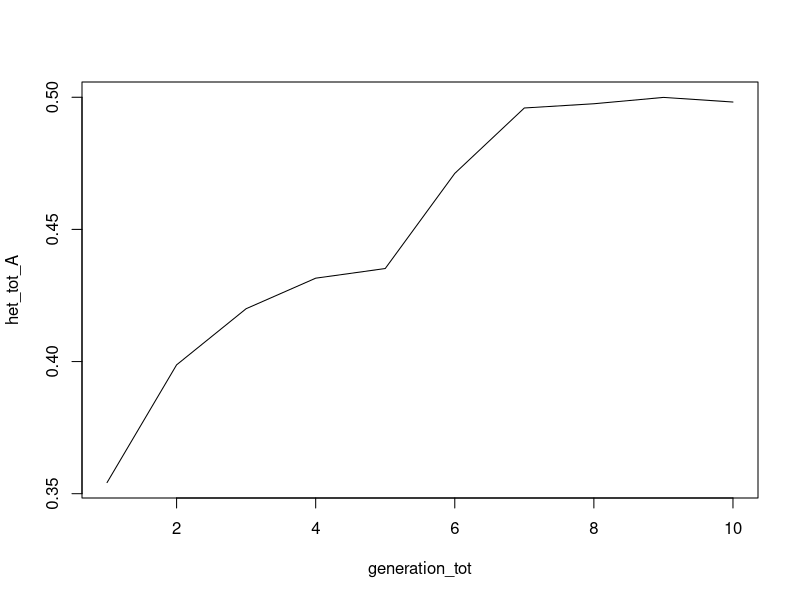
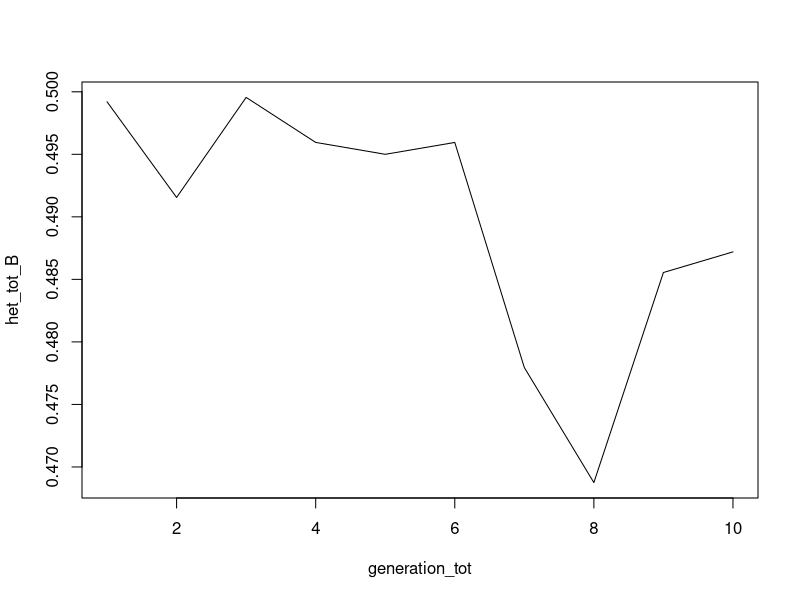
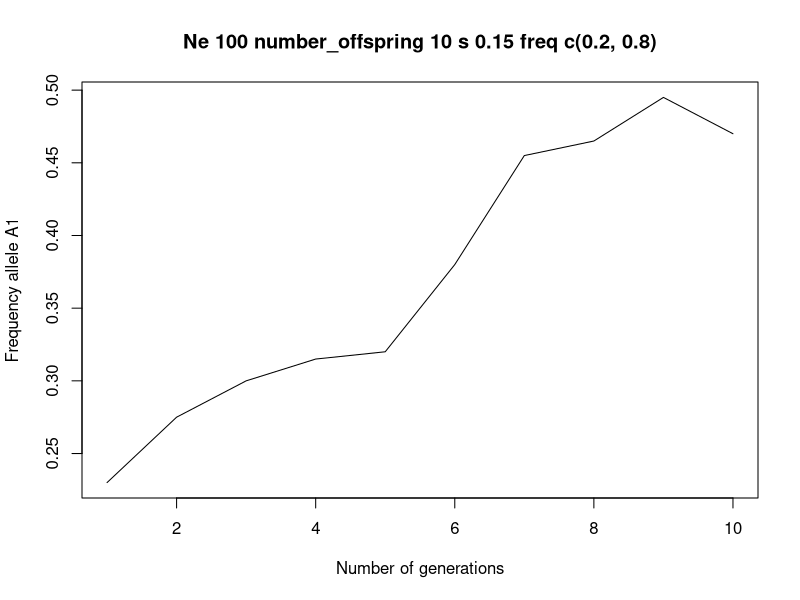

These charts were generated, in order, by the following R code:
# script to simulate overdominance without migration...
# Richmond change...
setwd("~/R")
# file name info...
scenarioname <- "scenario1"
dir.create(scenarioname)
# what is the total pop size
population_size <- 100
# how many offspring does each mating produce?
number_offspring <- 10
# how many generations are we simulating
number_generations <- 10
# how many loci are being modeled
number_loci <- 2
# does recombination happen in males? TRUE = yes, FALSE = no
male_recombination <- TRUE
# how many replicates to run
replicates <- 1
# need to loop over a range of recombination rates...
for (recombination_rate in seq(0.1,0.1,0.1)) {
  message("recombination_rate = ", recombination_rate) # to track simulation progress
  # need to loop over a range of mortality rates due to homozygosity
  for (m in seq(0.15, 0.15)) {
    message("m = ", m) # to track simulation progress
    # need to loop through a series of replicate runs...
    # building starting population
    for (i in 1:replicates) {
      message("i = ", i) # to track simulation progress
      alleles_names <- list()
      alleles_names[[1]] <- c("A1", "A2") # Name the alleles from locus under selection 
      alleles_names[[2]] <- c("B1", "B2") # Name the alleles from neutral locus
      alleles_frequencies <- list()
      alleles_frequencies[[1]] <- c(0.2, 0.8) # Allele frequencies for locus A
      alleles_frequencies[[2]] <- c(0.5, 0.5) # Allele frequencies for locus B
      # Create a data.frame to track details...
      starting_population <- as.data.frame(matrix(ncol = number_loci * 2 + 6, nrow = population_size))
      starting_population[1:(population_size / 2), 1] <- "Male" # first column stores sex
      starting_population[(population_size / 2 + 1):population_size, 1] <- "Female" # first column stores sex
      starting_population[, 2] <- 1 # second column stores population
      starting_population[, 3] <- 0 # third column stores generation
      starting_population[, 4] <- 0 # fourth column stores male parent
      starting_population[, 5] <- 0 # fifth column stores female parent
      starting_population[, 6] <- rownames(starting_population) # sixth column stores generation individual number
      # generate initial genotypes for population 1
      # going to put the two loci on a single stretch of chromosome one after the other in the data table
      for (k in 1:number_loci) {
        starting_population[1:population_size, (k + 6)] <- sample(alleles_names[[k]], size = population_size, replace = TRUE, prob = alleles_frequencies[[k]])
        starting_population[1:population_size, (k + 8)] <- sample(alleles_names[[k]], size = population_size, replace = TRUE, prob = alleles_frequencies[[k]])
      }
      # We have our population genomes, now we have to simulate the population over time...
      pop1 <- starting_population
      
      # heterozygosity variables
      het_tot_A = list()
      het_tot_B = list()
      generation_tot = list()
      alle_freq_tot_A1 = list()
      
      for (g in 1:number_generations) {
        message("g = ", g)
        # males and females from pop 1
        male_parents <- which(starting_population$V1 == "Male")
        female_parents <- which(starting_population$V1 == "Female")
        
        # create matrix into which parent combinations are placed
        parents_matrix <- matrix(nrow = population_size, ncol = 2)
        
        # select males and females that are mating with each other - males column 1 females column 2
        parents_matrix[, 1] <- sample(as.numeric(male_parents), size = population_size, replace = TRUE, prob = NULL)
        parents_matrix[, 2] <- sample(as.numeric(female_parents), size = population_size, replace = TRUE, prob = NULL)
        
        # have parents, now lets make number_offspring making number_offspring*number_offspring/pairing young
        offspring_matrix <- as.data.frame(matrix(nrow = population_size * number_offspring, ncol = (7 + number_loci * 2)))
        
        # now have to loop through the number_offspring to make offspring...
        for (parent in 1:dim(parents_matrix)[1]) {
          offspring_matrix[((parent - 1) * number_offspring + 1):(parent * number_offspring), 1] <-
            sample(c("Male", "Female"), size = number_offspring, replace = TRUE) # sex
          offspring_matrix[((parent - 1) * number_offspring + 1):(parent * number_offspring), 2] <- 1 # source population
          offspring_matrix[((parent - 1) * number_offspring + 1):(parent * number_offspring), 3] <- g # generation number
          offspring_matrix[((parent - 1) * number_offspring + 1):(parent * number_offspring), 4] <- parents_matrix[parent, 1] # male parent
          offspring_matrix[((parent - 1) * number_offspring + 1):(parent * number_offspring), 5] <- parents_matrix[parent, 2] # female parent
          
          # 6 is reserved for ind # and 7 is reserved for alive/dead status
          
          # getting genotype of each number_offspring for a pairing...
          
          # parent chromosomes
          mchrome1 <- c(starting_population[parents_matrix[parent, 1], 7], starting_population[parents_matrix[parent, 1], 8])
          mchrome2 <- c(starting_population[parents_matrix[parent, 1], 9], starting_population[parents_matrix[parent, 1], 10])
          fchrome1 <- c(starting_population[parents_matrix[parent, 2], 7], starting_population[parents_matrix[parent, 2], 8])
          fchrome2 <- c(starting_population[parents_matrix[parent, 2], 9], starting_population[parents_matrix[parent, 2], 10])
          
          for (n in 1:number_offspring) {
            # getting the genotype from dad
            randad <- runif(1) # getting a random deviate to see if crossing over happens
            mctemp1 <- rep(NA, 2)
            mctemp2 <- rep(NA, 2)
            if (randad < recombination_rate & male_recombination) {
              mctemp1 <- c(mchrome1[1], mchrome2[2])
              mctemp2 <- c(mchrome2[1], mchrome1[2])
            } else {
              mctemp1 <- mchrome1 # store 1st male gamete from dad
              mctemp2 <- mchrome2 # store 2nd male gamete from dad
            }
            malechromes <- list(mctemp1, mctemp2)
            
            # pick which male gamete this number_offspring is getting...
            offspring_matrix[(parent - 1) * number_offspring + n, 8:9] <- malechromes[[sample(c(1, 2), 1)]]
            
            # getting the genotype from mom
            randmom <-runif(1) # getting a random deviate to see if crossing over happens
            fctemp1 <- rep(NA, 2)
            fctemp2 <- rep(NA, 2)
            if (randmom < recombination_rate) {
              fctemp1 <- c(fchrome1[1], fchrome2[2])
              fctemp2 <- c(fchrome2[1], fchrome1[2])
            } else {
              fctemp1 <- fchrome1 # store 1st female gamete from mom
              fctemp2 <- fchrome2 # store 2nd female gamete from mom
            }
            femalechromes <- list(fctemp1, fctemp2)
            # pick which male gamete this number_offspring is getting...
            offspring_matrix[(parent - 1) * number_offspring + n, 10:11] <-
              femalechromes[[sample(c(1, 2), 1)]]
          }
        }
        offspring_matrix[, 6] <- as.numeric(rownames(offspring_matrix))
        offspring_matrix[, 7] <- 1 # "1 = alive"
        offspring_matrix$V12 <- runif(dim(offspring_matrix)[1])
        for (ii in 1:dim(offspring_matrix)[1]) {
          # apply mortality if an individual is homozygous for the second loci on each chromosome
          if (offspring_matrix[ii, "V8"] == offspring_matrix[ii, "V10"]) {
            # test to find homozygotes
            if (offspring_matrix[ii, "V12"] < m) {
              # if the random number assigned to that ind is less than mort probability
              offspring_matrix$V7[ii] <- 0   # set the individual to dead
            }
          }
        }
        # get the male and female number_offsprings that are alive and then select the ones we'll use for
        # the next generation
        maleoffs <- offspring_matrix[which(offspring_matrix$V1 == "Male" & offspring_matrix$V7 == 1),]
        femaleoffs <- offspring_matrix[which(offspring_matrix$V1 == "Female" & offspring_matrix$V7 == 1),]
        starting_population <- rbind(
          maleoffs[sample(1:dim(maleoffs)[1], size = population_size / 2, replace = FALSE),], 
          femaleoffs[sample(1:dim(femaleoffs)[1], size = population_size / 2, replace = FALSE),])
        starting_population <- starting_population[, c("V1", "V2", "V3","V4", "V5", "V6", "V8", "V9", "V10","V11")]
        colnames(starting_population) <- c("V1", "V2", "V3", "V4", "V5", "V6", "V7", "V8", "V9", "V10")
        pop1 <- rbind(pop1, starting_population)
        
        #calculate heterozygosity
        count_allele_A1 <- sum(length(which(starting_population$V7 == "A1")), length(which(starting_population$V9 == "A1")))
        count_allele_A2 <- (population_size * 2) - count_allele_A1
        count_allele_B1 <- sum(length(which(starting_population$V8 == "B1")), length(which(starting_population$V10 == "B1")))
        count_allele_B2 <- (population_size * 2) - count_allele_B1
        alle_freq_A1 <- count_allele_A1 / (population_size * 2)
        alle_freq_A2 <- count_allele_A2 / (population_size * 2)
        alle_freq_B1 <- count_allele_B1 / (population_size * 2)
        alle_freq_B2 <- count_allele_B2 / (population_size * 2)
        het_A <- 1 - sum((alle_freq_A1 ^ 2), (alle_freq_A2 ^ 2))
        het_B <- 1 - sum((alle_freq_B1 ^ 2), (alle_freq_B2 ^ 2))
        het_tot_A <- rbind(het_tot_A, het_A)
        het_tot_B <- rbind(het_tot_B, het_B)
        generation_tot <- rbind(generation_tot, g)
        alle_freq_tot_A1 <- rbind(alle_freq_tot_A1, alle_freq_A1)
      }
      # storing after loop generation
      colnames(pop1) <- c("sex","source","gen","malep","femalep","indnum","c1-l1","c1-l2","c2-l1","c2-l2")
      write.csv(pop1, file = paste( scenarioname,"\\", scenarioname, "-cr","-mort",m * 100,"-rep-", i, ".csv",sep = ""),
        row.names = FALSE)
      plot(generation_tot, het_tot_A, type = "l")
      plot(generation_tot, het_tot_B, type = "l")
      plot(generation_tot, alle_freq_tot_A1,
        type = "l",
        ylab = "Frequency allele A1",
        xlab = "Number of generations",
        main = paste("Ne", population_size, "number_offspring", number_offspring, "s", m, "freq", alleles_frequencies[1])
      )
    }
  }
}
